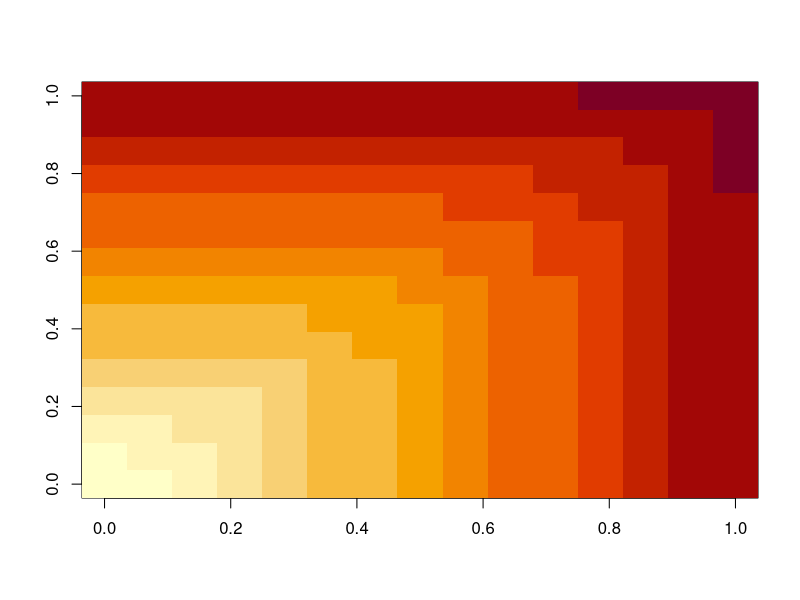
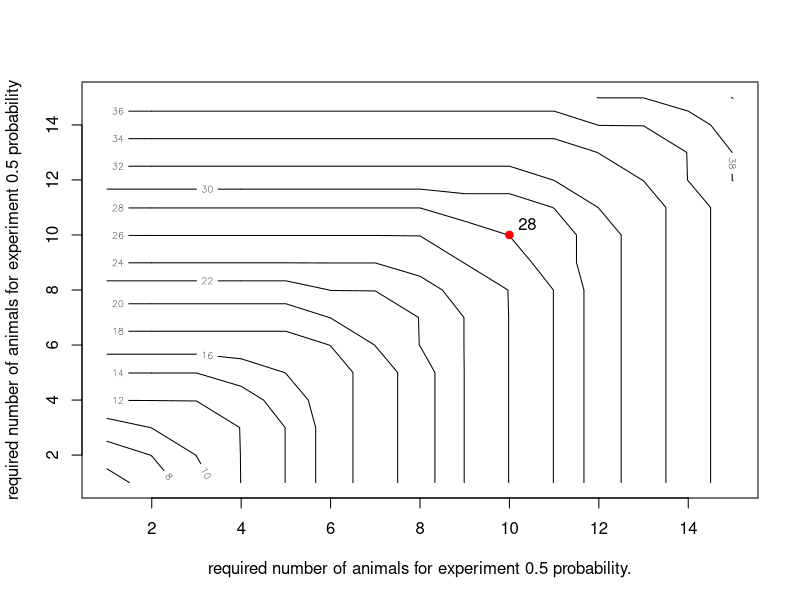
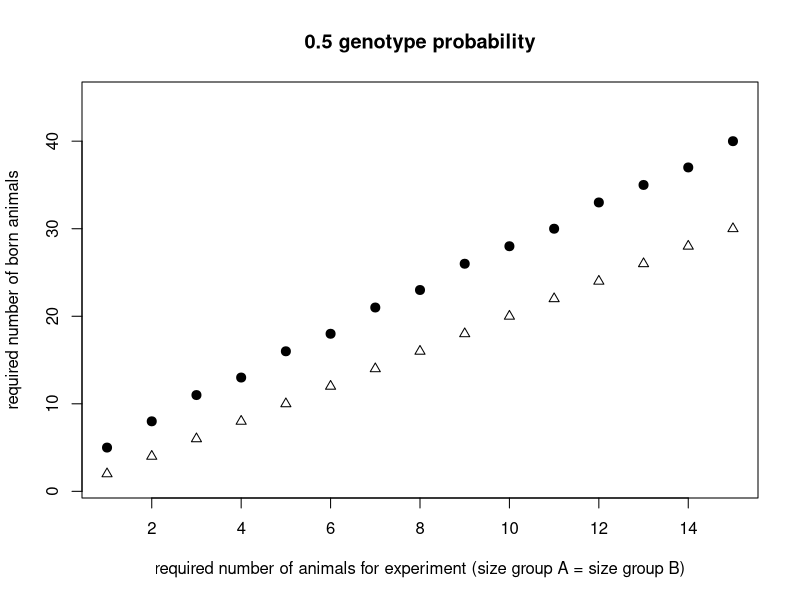

These charts were generated, in order, by the following R code:
###### Mendel 0.5

maxgood = 15

nneeded = function(goodKO,goodWT,ppower=0.9,pgoodKO=0.5,pgoodWT=0.5,Nmax=100){
  prelativ = pgoodKO/(pgoodKO+pgoodWT)
  pgoodtotal = pgoodKO + pgoodWT
  totalgood = goodKO+goodWT
  
  # given k animals that are either KO or WT, calculate the probability that
  # at least <goodWT> WT animals and at least <goodKO> KO animals
  pgoodfromk = function(k){
    # res gives the probability to draw at most k-goodWT knockout animals (left pbionm),
    # but not less than goodKO knockout animals (righgt pbinom)
    res = pbinom(k-goodWT,k,prelativ,lower.tail=T) - pbinom(goodKO-1,k,prelativ,lower.tail = T) 
    return(pmax(res,0))
  }
  
  # psuccess[j] contains the probability of a successful draw, if you produce j animals in total
  psuccess = numeric(Nmax)
  for (j in totalgood:Nmax){
    k = totalgood : Nmax
    psuccess[j] = sum( dbinom(k,j,pgoodtotal) * pgoodfromk(k) )
  }
  
  # find the smallest number of total animals
  # for which the success probability is above the desired threshold
  needed = min(which(psuccess>=ppower))
  return(needed)
}


maxgood = 15
required_power = 0.9
neededmat = matrix(Inf,ncol=maxgood,nrow=maxgood)
for(j in 1:maxgood){
  for(k in 1:maxgood){
    neededmat[j,k] = nneeded(goodKO=j,goodWT=k,ppower=required_power)
  }
}

maxneeded = max(neededmat)
image(t(neededmat))
contour(1:maxgood,1:maxgood,neededmat,nlevels=15, ,ylab = "required number of animals for experiment 0.5 probability", xlab = "required number of animals for experiment 0.5 probability.")

neededmat[10,10]
text(x=10+0.4,y=10+0.4,neededmat[10,10])
points(10,10,pch=19,col="red")

### get data all groups and save it
ALL <- neededmat[c(1:15), c(1:15)]
ALL
write.csv(ALL, file = "ALLrequiredno05twogroups")

### get data equal groups and plot it
EQUAL <- c(ALL[1,1],ALL[2,2],ALL[3,3],ALL[4,4],ALL[5,5],ALL[6,6],ALL[7,7],ALL[8,8],ALL[9,9],ALL[10,10],ALL[11,11],ALL[12,12],ALL[13,13],ALL[14,14],ALL[15,15])
EQUAL
write.csv(EQUAL, file = "EQUALrequiredno05twogroups")
MENDEL <- c(1:15)/0.5
MENDEL
plot(EQUAL, ylim=c(1,45), ylab = "required number of born animals", xlab = "required number of animals for experiment (size group A = size group B)", main = "0.5 genotype probability", pch = 19, cex = 1.2)
points(MENDEL, pch = 2)
legend(1,325, legend =c("with 90% probability", "according to Mendel"),pch = c(19, 2), bty = "n")

